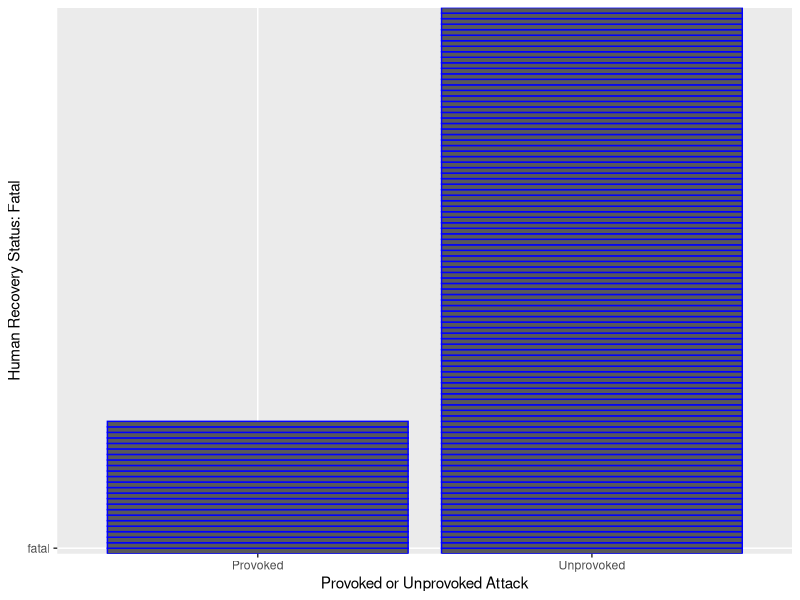

The R source for this figure:
## ---- chunk 1
#Loading in packages and csv files
library(dplyr)
library(ggplot2)
top_sharks <- read.csv("../data/top.sharks.csv")
filtered_data_sharks <- select(top_sharks, Recovery.status, Provoked.unprovoked)
fatality_data <- filter(filtered_data_sharks, Recovery.status == "fatal", Provoked.unprovoked == c("Provoked", "Unprovoked"))
## ---- chunk 2
ggplot(data = fatality_data, mapping = aes(x = Provoked.unprovoked, y = Recovery.status)) +
  geom_bar(stat="identity", color="blue") +
  labs(x= "Provoked or Unprovoked Attack", y= "Human Recovery Status: Fatal")
